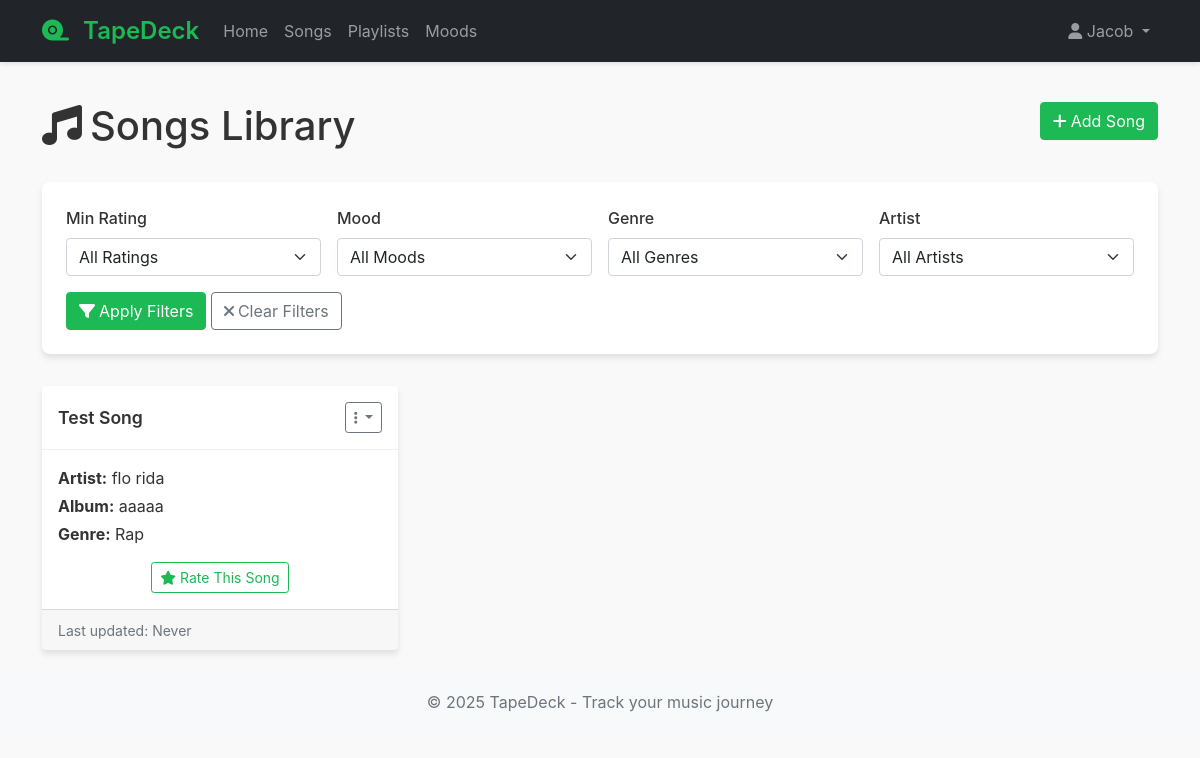
The page /songs (signed in) on the database as committed earlier.
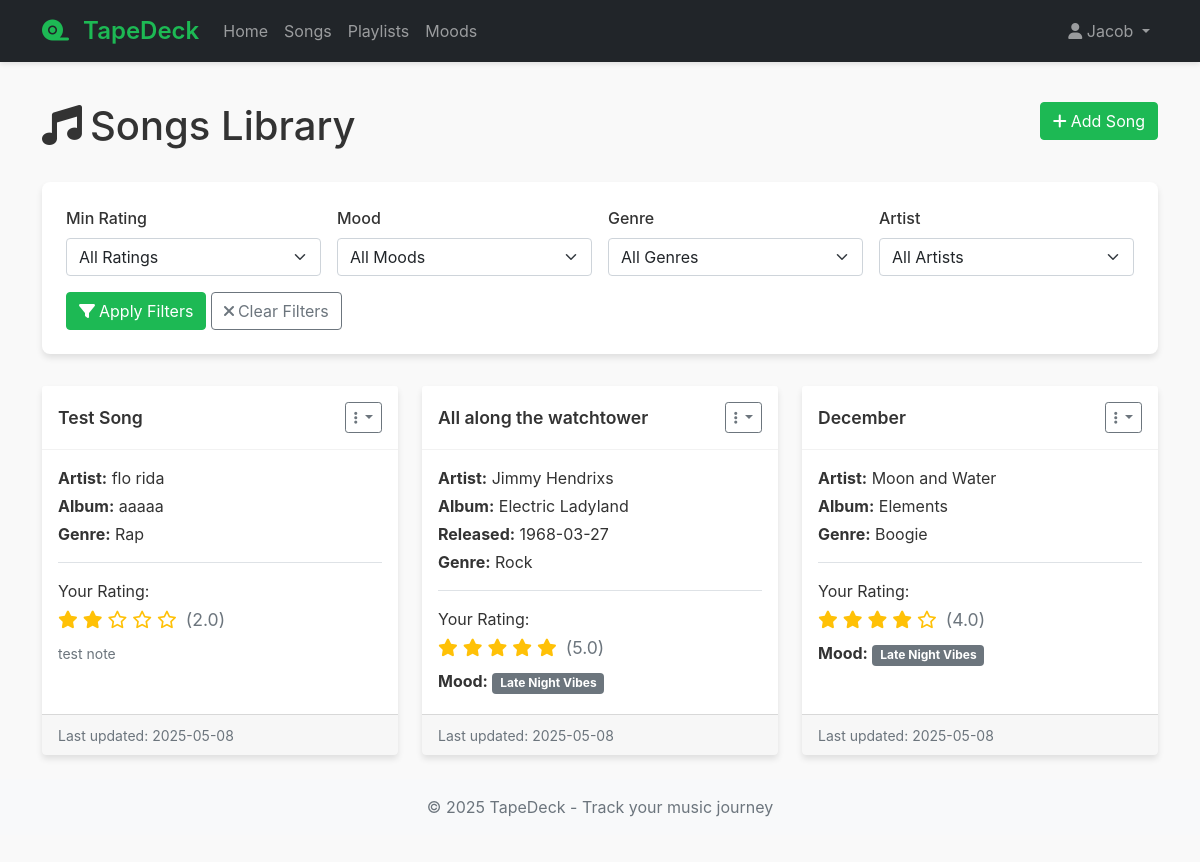
The same page on the database as committed later.
### models.py (models this page shows)
class Song(db.Model):
    __tablename__ = 'song'
    song_id = db.Column(db.Integer, primary_key=True)
    song_name = db.Column(db.String(100), nullable=False)
    release_date = db.Column(db.String(20))
    album_id = db.Column(db.Integer, db.ForeignKey('album.album_id'))
    artist_id = db.Column(db.Integer, db.ForeignKey('artist.artist_id'), nullable=False)
    genre = db.Column(db.String(50))  # Added genre for filtering requirement
    ratings = db.relationship('SongRating', backref='song', lazy=True)
    playlists = db.relationship('Playlist', secondary=playlist_songs, backref=db.backref('songs', lazy='dynamic'))

class Artist(db.Model):
    __tablename__ = 'artist'
    artist_id = db.Column(db.Integer, primary_key=True)
    artist_name = db.Column(db.String(100), nullable=False)
    songs = db.relationship('Song', backref='artist', lazy=True)

class Album(db.Model):
    __tablename__ = 'album'
    album_id = db.Column(db.Integer, primary_key=True)
    album_name = db.Column(db.String(100), nullable=False)
    songs = db.relationship('Song', backref='album', lazy=True)

class SongRating(db.Model):
    __tablename__ = 'song_rating'
    rating_id = db.Column(db.Integer, primary_key=True)
    user_id = db.Column(db.Integer, db.ForeignKey('user.user_id'), nullable=False)
    song_id = db.Column(db.Integer, db.ForeignKey('song.song_id'), nullable=False)
    rating = db.Column(db.Float, nullable=False)
    mood_id = db.Column(db.Integer, db.ForeignKey('mood.mood_id'))
    notes = db.Column(db.Text)  # Added for note-taking requirement
    created_at = db.Column(db.DateTime, default=datetime.utcnow)
    updated_at = db.Column(db.DateTime, default=datetime.utcnow, onupdate=datetime.utcnow)

class Mood(db.Model):
    __tablename__ = 'mood'
    mood_id = db.Column(db.Integer, primary_key=True)
    mood = db.Column(db.String(50), nullable=False)
    user_id = db.Column(db.Integer, db.ForeignKey('user.user_id'))  # Added for custom moods per user
    ratings = db.relationship('SongRating', backref='mood', lazy=True)

### routes.py (the view)
@bp.route('/songs')
@login_required
def songs():
    rating_filter = request.args.get('rating')
    mood_filter = request.args.get('mood_id')
    genre_filter = request.args.get('genre')
    artist_filter = request.args.get('artist_id')
    query = db.session.query(Song, SongRating).\
        outerjoin(SongRating, (Song.song_id == SongRating.song_id) &
                 (SongRating.user_id == current_user.user_id)).\
        join(Artist)
    if rating_filter:
        rating_value = float(rating_filter)
        query = query.filter(SongRating.rating >= rating_value)
    if mood_filter:
        query = query.filter(SongRating.mood_id == int(mood_filter))
    if genre_filter:
        query = query.filter(Song.genre.ilike(f'%{genre_filter}%'))
    if artist_filter:
        query = query.filter(Song.artist_id == int(artist_filter))
    results = query.all()
    moods = Mood.query.filter_by(user_id=current_user.user_id).all()
    artists = Artist.query.all()
    genres = db.session.query(Song.genre).distinct().filter(Song.genre.isnot(None)).all()
    add_to_playlist_form = AddToPlaylistForm()
    add_to_playlist_form.playlist_id.choices = [
        (p.playlist_id, p.playlist_name)
        for p in Playlist.query.join(playlist_manager).filter(
            playlist_manager.c.user_id == current_user.user_id,
            playlist_manager.c.permissions >= 2  # User can edit
        ).all()
    ]
    return render_template(
        'songs.html',
        results=results,
        moods=moods,
        artists=artists,
        genres=genres,
        add_to_playlist_form=add_to_playlist_form
    )

### forms.py
class AddToPlaylistForm(FlaskForm):
    playlist_id = SelectField('Select Playlist', coerce=int, validators=[DataRequired()])
    song_id = HiddenField('Song ID')
    submit = SubmitField('Add to Playlist')

### app.py (called while the page is built)
def create_app(config_class=Config):
    app = Flask(__name__)
    app.config.from_object(config_class)
    app.jinja_env.globals.update(enumerate=enumerate)
    db.init_app(app)
    login_manager = LoginManager()
    login_manager.login_view = 'routes.login'
    login_manager.login_message_category = 'info'
    login_manager.init_app(app)
    @login_manager.user_loader
    def load_user(user_id):
        return User.query.get(int(user_id))
    app.register_blueprint(routes_bp)
    with app.app_context():
        db.create_all()
    return app

### templates/songs.html (shortened to what the changed rows need)
{% extends "base.html" %}
{% block content %}
<div class="row mb-4">
    <div class="col">
        <h1>
            <i class="fas fa-music me-2"></i>Songs Library
            <a href="{{ url_for('routes.add_song') }}" class="btn btn-primary float-end">
                <i class="fas fa-plus me-1"></i>Add Song
            </a>
        </h1>
    </div>
</div>
<div class="row row-cols-1 row-cols-md-2 row-cols-lg-3 g-4">
    {% for song, rating in results %}
    <div class="col">
        <div class="card h-100 song-card">
            <div class="card-header d-flex justify-content-between align-items-center">
                <h5 class="card-title mb-0 text-truncate" title="{{ song.song_name }}">{{ song.song_name }}</h5>
                <div class="dropdown">
                    <button class="btn btn-sm btn-outline-secondary dropdown-toggle" type="button" id="dropdownMenuButton{{ song.song_id }}" data-bs-toggle="dropdown" aria-expanded="false">
                        <i class="fas fa-ellipsis-v"></i>
                    </button>
                </div>
            </div>
            <div class="card-body">
                <p class="card-text mb-1">
                    <strong>Artist:</strong> {{ song.artist.artist_name }}
                </p>
                {% if song.album %}
                <p class="card-text mb-1">
                    <strong>Album:</strong> {{ song.album.album_name }}
                </p>
                {% endif %}
                {% if song.release_date %}
                <p class="card-text mb-1">
                    <strong>Released:</strong> {{ song.release_date }}
                </p>
                {% endif %}
                {% if song.genre %}
                <p class="card-text mb-1">
                    <strong>Genre:</strong> {{ song.genre }}
                </p>
                {% endif %}
                {% if rating %}
                <div class="mt-3 pt-3 border-top">
                    <p class="mb-1">Your Rating:</p>
                    <div class="rating-stars mb-2">
                        {% for i in range(1, 6) %}
                            {% if i <= rating.rating|int %}
                                <i class="fas fa-star"></i>
                            {% elif i <= rating.rating + 0.5 %}
                                <i class="fas fa-star-half-alt"></i>
                            {% else %}
                                <i class="far fa-star"></i>
                            {% endif %}
                        {% endfor %}
                        <span class="ms-1 text-muted">({{ rating.rating }})</span>
                    </div>
                    {% if rating.mood %}
                    <p class="card-text mb-1">
                        <strong>Mood:</strong> <span class="badge bg-secondary">{{ rating.mood.mood }}</span>
                    </p>
                    {% endif %}
                    {% if rating.notes %}
                    <p class="card-text">
                        <small class="text-muted">{{ rating.notes|truncate(100) }}</small>
                    </p>
                    {% endif %}
                </div>
                {% else %}
                <div class="mt-3 text-center">
                    <a href="{{ url_for('routes.rate_song', song_id=song.song_id) }}" class="btn btn-sm btn-outline-primary">
                        <i class="fas fa-star me-1"></i>Rate This Song
                    </a>
                </div>
                {% endif %}
            </div>
            <div class="card-footer text-muted">
                <small>Last updated: {{ rating.updated_at.strftime('%Y-%m-%d') if rating else 'Never' }}</small>
            </div>
        </div>
    </div>
    {% else %}
    <div class="col-12">
        <div class="alert alert-info">
            <i class="fas fa-info-circle me-2"></i>No songs found. Try adjusting your filters or <a href="{{ url_for('routes.add_song') }}">add a new song</a>.
        </div>
    </div>
    {% endfor %}
</div>
{% endblock %}

Rows that differ between the two databases and show on the page:
shown differently, row unchanged: Song "Test Song": rating (not shown) → "2.0"; notes (not shown) → "test note"; updated_at "Never" → "2025-05-08"; text "Rate This Song" → "Your Rating: ( )"
added Song: song_name "All along the watchtower", artist.artist_name "Jimmy Hendrixs", album.album_name "Electric Ladyland", release_date "1968-03-27", genre "Rock", rating "5.0", mood.mood "Late Night Vibes", updated_at "2025-05-08"
added Song: song_name "December", artist.artist_name "Moon and Water", album.album_name "Elements", genre "Boogie", rating "4.0", mood.mood "Late Night Vibes", updated_at "2025-05-08"
